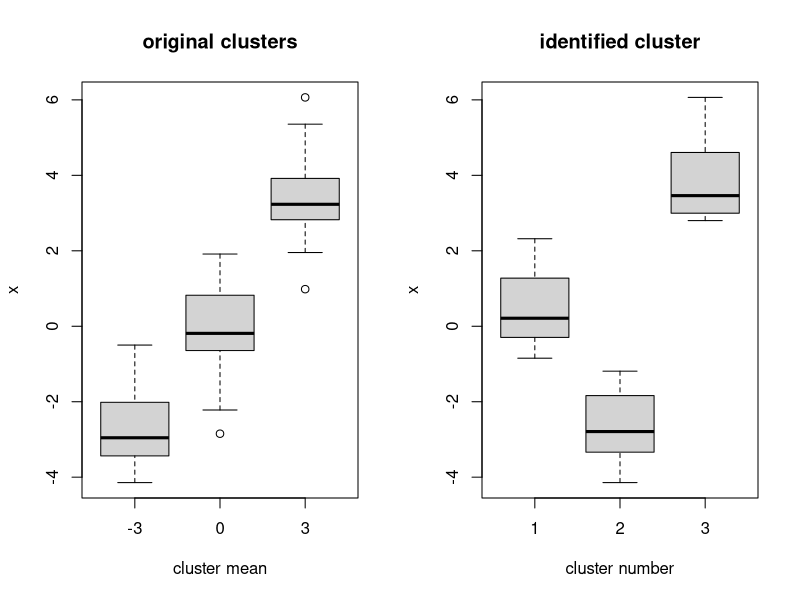

This figure's R source: (Note: this script raises an error after producing the figure.)
#
# 13.1 - finding minumum or maximum of a single-parameter
# function.
#
# optimize(f, lower=lowerBound, upper=upperBound)
# optimize(f, lower=lowerBound, upper=upperBound, maximum=TRUE)

f <- function(x) 3*x^4-2*x^3+3*x^2-4*x+5

optimize(f, lower=-20, upper=20)
optimize(f, lower=-20, upper=20, maximum=TRUE)

#
# 13.2 - minimizing or maximizing a multiparameter function
#
# minimizing:
# optim(startingpoint, f)
#
# maximizing:
# optim(startingpoint, f, control=list(fnscale=-1))
#

f <- function(v) {
	a <- v[1]
	b <- v[2]
	sum(abs(z - ((x+a)^b)))
}

x <- -100:100
z <- x^2

optim(c(1,1), f)

# you can choose different search routines.

#
# 13.4 - performing principal component analysis
#
# r <- prcomp( ~ x + y + z)
#
# summary(r)
#
# two functions exist prcomp() and princomp(). prcomp()
# is the preferred method. use prcomp().
#

u <- 1:200
v <- (1:200) - 100
w <- (1:200) + 200

y <- u + 2*v*v + 3*w*w*w

r <- prcomp( ~ u + v + w + y)

print(r)

summary(r)

# plot(r)

#
# 13.5 - performing simple orthogonal regression
#
# create linear model using orthogonal regression where the
# variances of x and y are treated symetrically.
#
# usual linear regression minimizes the vertical distance
# from the y to the calulated value at x. if we reverse x and y,
# then we minimized the horizontal distance. the current
# method minimizes the distance to a line.
#
# r <- prcomp( ~ x + y)
# slope <- r$rotation[2,1] / r$rotation[1,1]
# intercept <- r$center[2] - slope*r$center[1]
#

#
# 13.6 - finding clusters in your data
#
# identify data points which are near to each other.
#
# d <- dist(n)             # compute distance between observations
# hc <- hclust(d)          # form hierarchical clusters
# clust <- cutree(hc, k=n) # organize into n largest clusters
# 
# dist() by default uses the euclidean distance, other options
# are available.
#
# hclust() calculates the clusters,
#
# cutree() pulls out the clusters.
#

means <- sample(c(-3,0,+3), 99, replace=TRUE)
x <- rnorm(99, mean=means)

tapply(x, factor(means), mean)

d <- dist(x)

hc <- hclust(d)

clust <- cutree(hc, k=3)

tapply(x, clust, mean)

par(mfrow=c(1,2))

plot(x ~ factor(means), 
     main="original clusters",
     xlab="cluster mean")
plot(x ~ factor(clust),
     main="identified cluster",
     xlab="cluster number")

#
# 13.7 - predicting a binary-valued variable (logistic regression)
#
# a regression model that predicts the probability of a binary event 
# occurring.
#
# call glm() with family=binomial to perform logistic regression. the 
# result is a model object.
#
# m <- glm(b ~ x1 + x2 + x3, family=binomial)
#
# here b is a factor with two levels (true or false, 0 or 1)
# and x1, x2, x3 are predictor variables
#
# use the model object, m, and the predict function to predict
# probability from new data.
#
# dfrm = data.frame(x1=value, x2=value, x3=value)
# predict(m, type="response", newdata=dfrm)
#

data(pima, package="faraway")

b <- factor(pima$test)

m <- glm(b ~ diastolic + bmi, family=binomial, data=pima)

summary(m)

# since only bmi is significant, then create a reduced model
# using only bmi.

m.red <- glm(b ~ bmi, family=binomial, data=pima)

newdata <- data.frame(bmi=32.0)
predict(m.red, type="response", newdata=newdata)

newdata <- data.frame(bmi=quantile(pima$bmi, 0.90))
predict(m.red, type="response", newdata=newdata)

#
# 13.8 - bootstrapping a statistic
#
# you have a data set and a function to calculate a statistic 
# for the data set. you want to estimate the confidence interval
# for the statistic,
#
# use the boot package. apply boo function to calculate replicates
# of the statistic.
#
# library(boot)
# bootfun <- function(data, indices) { ... ; return(statistic); }
# reps <- boot(data, bootfun, R=999)
#
# boot.ci(reps, type=c("perc","bca"))
#

#
# 13.9 - factor analysis
#
# want to perform a factor analysis on a data set to what the
# variables have in common.
#
# factanal(data, factors=n)
#
# 
